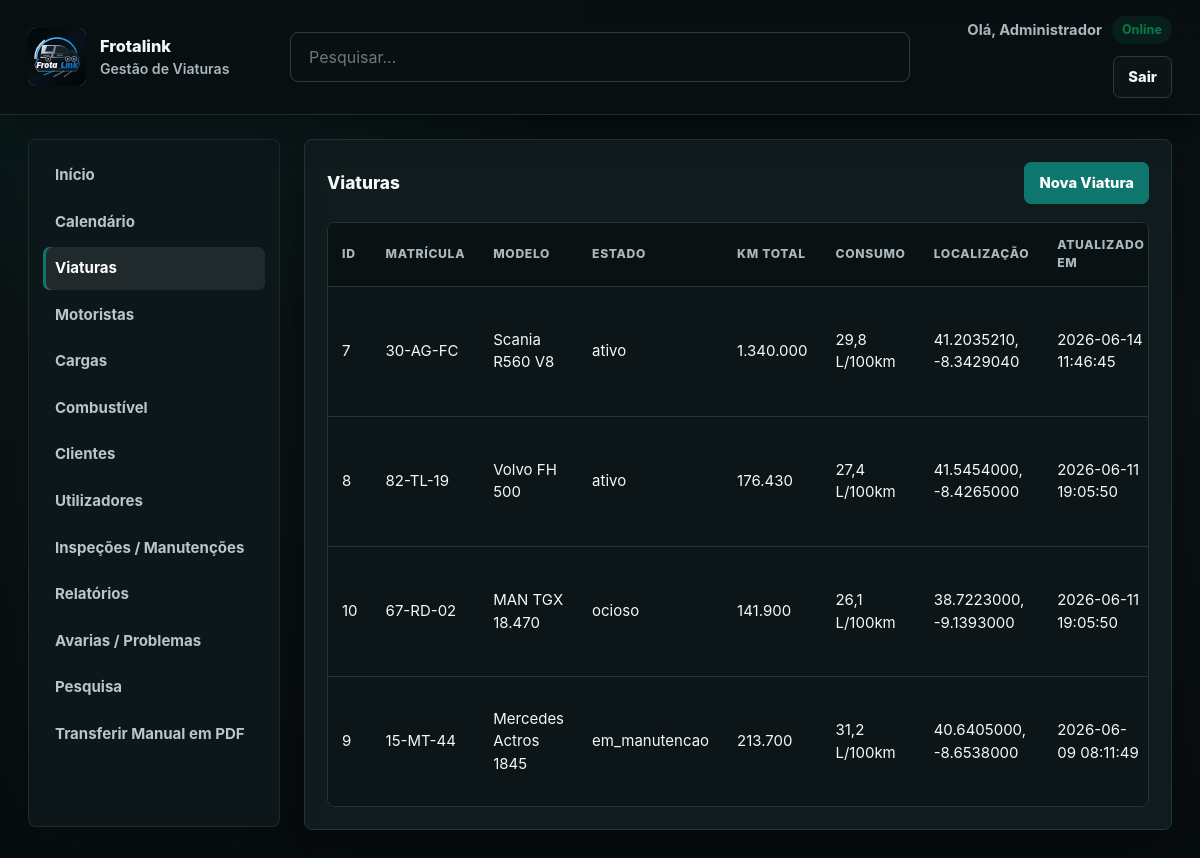
The app's page /frotas/viaturas_listar.php (signed in) with its own data.
### tables this page shows
CREATE TABLE `veiculos` (
  `id` int(11) NOT NULL,
  `matricula` varchar(20) NOT NULL,
  `modelo` varchar(100) NOT NULL,
  `status` enum('ativo','em_manutencao','ocioso') NOT NULL DEFAULT 'ativo',
  `km_total` int(11) NOT NULL DEFAULT 0,
  `consumo_medio` decimal(4,1) NOT NULL DEFAULT 0.0,
  `lat` decimal(10,7) DEFAULT NULL,
  `lon` decimal(10,7) DEFAULT NULL,
  `updated_at` timestamp NOT NULL DEFAULT current_timestamp() ON UPDATE current_timestamp()
);

### frotas/viaturas_listar.php (the view, shortened to what this page needs)
<?php
$conn = getDbConnection();
$result = $conn->query('SELECT id, matricula, modelo, status, km_total, consumo_medio, lat, lon, updated_at FROM veiculos ORDER BY updated_at DESC');
?>
<!DOCTYPE html>
<html lang="pt-PT">
<head>
    <link rel="stylesheet" href="layout.css">
</head>
<body class="dashboard-page">
    <header class="topbar">
        <div class="brand">
            <button type="button" class="brand-logo" onclick="window.location.href='index.php'" aria-label="Página principal"><img src="assets/logo.svg" alt="Frotalink"></button>
            <div>
                <p class="brand-title">Frotalink</p>
                <span class="brand-subtitle">Gestão de Viaturas</span>
            </div>
        </div>
        <form class="topbar-search" method="get" action="pesquisa.php"><input type="search" name="q" placeholder="Pesquisar..." aria-label="Pesquisar"></form>
        <div class="topbar-actions">
            <div class="topbar-stats">
                <span>Olá, <?php echo htmlspecialchars($_SESSION['user']); ?></span>
                <span class="status-pill status-active">Online</span>
            </div>
            <a class="button secondary" href="logout.php">Sair</a>
        </div>
    </header>
    <div class="page-layout">
        <?php include 'sidebar.php'; ?>
        <main class="dashboard-content">
            <section class="widget">
                <div class="widget-header">
                    <h2>Viaturas</h2>
                    <a class="button" href="viaturas_criar.php">Nova Viatura</a>
                </div>
                <?php if ($result && $result->num_rows > 0): ?>
                    <div class="table-responsive">
                        <table>
                            <thead>
                                <tr>
                                    <th>ID</th>
                                    <th>Matrícula</th>
                                    <th>Modelo</th>
                                    <th>Estado</th>
                                    <th>KM Total</th>
                                    <th>Consumo</th>
                                    <th>Localização</th>
                                    <th>Atualizado em</th>
                                </tr>
                            </thead>
                            <tbody>
                                <?php while ($row = $result->fetch_assoc()): ?>
                                    <tr>
                                        <td><?php echo htmlspecialchars($row['id']); ?></td>
                                        <td><?php echo htmlspecialchars($row['matricula']); ?></td>
                                        <td><?php echo htmlspecialchars($row['modelo']); ?></td>
                                        <td><?php echo htmlspecialchars($row['status']); ?></td>
                                        <td><?php echo htmlspecialchars(number_format($row['km_total'], 0, ',', '.')); ?></td>
                                        <td><?php echo htmlspecialchars(number_format($row['consumo_medio'], 1, ',', '.')); ?> L/100km</td>
                                        <td><?php echo $row['lat'] !== null && $row['lon'] !== null ? htmlspecialchars($row['lat'] . ', ' . $row['lon']) : 'Sem localização'; ?></td>
                                        <td><?php echo htmlspecialchars($row['updated_at']); ?></td>
                                    </tr>
                                <?php endwhile; ?>
                            </tbody>
                        </table>
                    </div>
                <?php else: ?>
                    <p>Nenhuma viatura registada ainda.</p>
                <?php endif; ?>
            </section>
        </main>
    </div>
</body>
</html>

### records on screen
veiculos: id "7", matricula "30-AG-FC", modelo "Scania R560 V8", status "ativo", km_total "1.340.000", consumo_medio "29,8", lat+lon "41.2035210, -8.3429040", updated_at "2026-06-14 11:46:45"
veiculos: id "8", matricula "82-TL-19", modelo "Volvo FH 500", status "ativo", km_total "176.430", consumo_medio "27,4", lat+lon "41.5454000, -8.4265000", updated_at "2026-06-11 19:05:50"
veiculos: id "10", matricula "67-RD-02", modelo "MAN TGX 18.470", status "ocioso", km_total "141.900", consumo_medio "26,1", lat+lon "38.7223000, -9.1393000", updated_at "2026-06-11 19:05:50"
veiculos: id "9", matricula "15-MT-44", modelo "Mercedes Actros 1845", status "em_manutencao", km_total "213.700", consumo_medio "31,2", lat+lon "40.6405000, -8.6538000", updated_at "2026-06-09 08:11:49"

### other values on screen
$_SESSION['user'] "Administrador"
